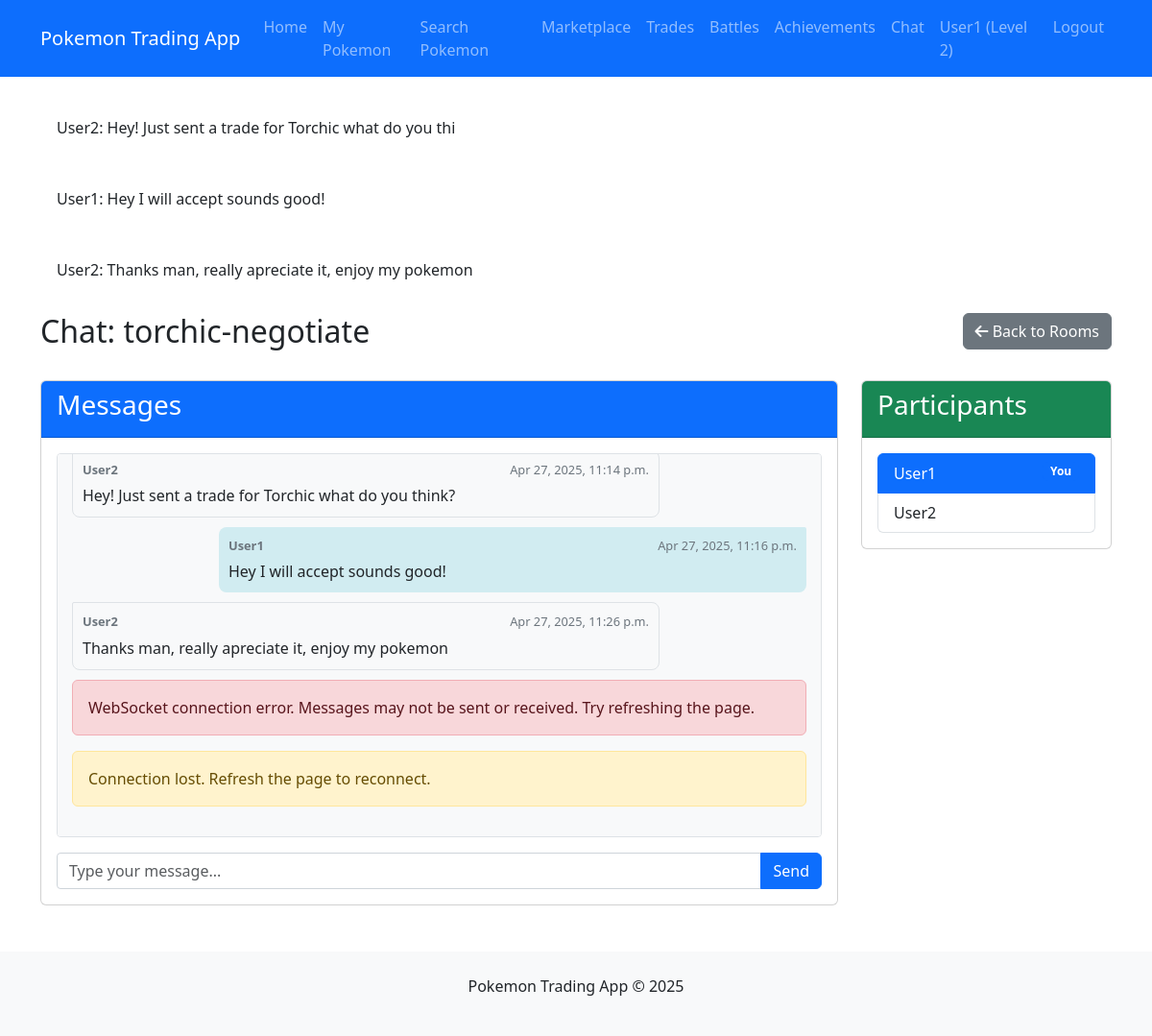
The page /chat/room/torchic-negotiate/ (signed in) on the database its author committed.
### accounts/models.py (models this page shows, shortened)
class Trainer(AbstractUser):
    email = models.EmailField(_('email address'), unique=True)
    profile_image = models.ImageField(
        upload_to='profile_images/',
        default='defaults/default_profile.png',
        null=True,
        blank=True
    )
    currency = models.IntegerField(default=1000)  # In-game currency
    experience_points = models.IntegerField(default=0)
    level = models.IntegerField(default=1)
    bio = models.TextField(max_length=500, blank=True)
    location = models.CharField(max_length=100, blank=True)
    favorite_type = models.CharField(max_length=50, blank=True)
    USERNAME_FIELD = 'email'
    REQUIRED_FIELDS = ['username']

### chat/models.py (models this page shows, shortened)
class ChatMessage(models.Model):
    room = models.ForeignKey(ChatRoom, on_delete=models.CASCADE, related_name='messages')
    sender = models.ForeignKey(Trainer, on_delete=models.CASCADE)
    content = models.TextField()
    timestamp = models.DateTimeField(auto_now_add=True)
    class Meta:
        ordering = ['timestamp']
    def __str__(self):
        return f"{self.sender.username}: {self.content[:50]}"

class ChatRoom(models.Model):
    name = models.CharField(max_length=100)
    participants = models.ManyToManyField(Trainer, related_name='chat_rooms')
    is_trade_room = models.BooleanField(default=False)
    created_at = models.DateTimeField(auto_now_add=True)

### chat/views.py (the view)
# urls.py: path('room/<str:room_name>/', views.room, name='room'),
@login_required
def room(request, room_name):
    safe_room_name = slugify(room_name)
    room, created = ChatRoom.objects.get_or_create(name=safe_room_name)
    if request.user not in room.participants.all():
        room.participants.add(request.user)
    messages_list = ChatMessage.objects.filter(room=room).order_by('timestamp')
    return render(request, 'chat/room.html', {
        'room': room,
        'messages': messages_list
    })

### templates/chat/room.html (shortened to what this page needs)
{% extends 'base.html' %}
{% block content %}
<div class="row mb-4">
    <div class="col-md-8">
        <h2>Chat: {{ room.name }}</h2>
    </div>
    <div class="col-md-4 text-end">
        <a href="{% url 'chat:room_list' %}" class="btn btn-secondary">
            <i class="fas fa-arrow-left"></i> Back to Rooms
        </a>
    </div>
</div>
<div class="row">
    <div class="col-md-9">
        <div class="card">
            <div class="card-header bg-primary text-white">
                <h3>Messages</h3>
            </div>
            <div class="card-body">
                <div class="chat-container" id="chat-messages">
                    {% for message in messages %}
                    <div class="message {% if message.sender == user %}message-sent{% else %}message-received{% endif %}">
                        <div class="message-info">
                            <span><strong>{{ message.sender.username }}</strong></span>
                            <span>{{ message.timestamp|date:"M d, Y, g:i a" }}</span>
                        </div>
                        <p class="mb-0">{{ message.content }}</p>
                    </div>
                    {% empty %}
                    <p class="text-center text-muted">No messages yet. Be the first to say something!</p>
                    {% endfor %}
                </div>
                <div class="mt-3">
                    <form id="chat-form">
                        <div class="input-group">
                            <input type="text" id="chat-message-input" class="form-control chat-input" placeholder="Type your message...">
                            <button class="btn btn-primary" type="submit" id="chat-message-submit">Send</button>
                        </div>
                    </form>
                </div>
            </div>
        </div>
    </div>
    <div class="col-md-3">
        <div class="card">
            <div class="card-header bg-success text-white">
                <h3>Participants</h3>
            </div>
            <div class="card-body">
                <ul class="list-group">
                    {% for participant in room.participants.all %}
                    <li class="list-group-item {% if participant == user %}active{% endif %}">
                        {{ participant.username }}
                        {% if participant == user %}
                        <span class="badge bg-primary float-end">You</span>
                        {% endif %}
                    </li>
                    {% endfor %}
                </ul>
            </div>
        </div>
    </div>
</div>
{% endblock %}

### templates/base.html (shortened to what this page needs)
{% load static %}
<!DOCTYPE html>
<html lang="en">
<head>
    <link href="https://cdn.jsdelivr.net/npm/bootstrap@5.3.0/dist/css/bootstrap.min.css" rel="stylesheet">
    <link rel="stylesheet" href="https://cdnjs.cloudflare.com/ajax/libs/font-awesome/6.0.0/css/all.min.css">
</head>
<body>
<nav class="navbar navbar-expand-lg navbar-dark bg-primary mb-4">
    <div class="container">
        <a class="navbar-brand" href="/">Pokemon Trading App</a>
        <div class="collapse navbar-collapse" id="navbarNav">
            <ul class="navbar-nav me-auto">
                <li class="nav-item">
                    <a class="nav-link" href="/">Home</a>
                </li>
                {% if user.is_authenticated %}
                <li class="nav-item">
                    <a class="nav-link" href="{% url 'pokemons:list' %}">My Pokemon</a>
                </li>
                <li class="nav-item">
                    <a class="nav-link" href="{% url 'pokemons:search' %}">Search Pokemon</a>
                </li>
                <li class="nav-item">
                    <a class="nav-link" href="{% url 'marketplace:list' %}">Marketplace</a>
                </li>
                <li class="nav-item">
                    <a class="nav-link" href="{% url 'trades:list' %}">Trades</a>
                </li>
                <li class="nav-item">
                    <a class="nav-link" href="{% url 'battles:list' %}">Battles</a>
                </li>
                <li class="nav-item">
                    <a class="nav-link" href="{% url 'achievements:list' %}">Achievements</a>
                </li>
                <li class="nav-item">
                    <a class="nav-link" href="{% url 'chat:room_list' %}">Chat</a>
                </li>
                {% endif %}
            </ul>
            <ul class="navbar-nav">
                {% if user.is_authenticated %}
                <li class="nav-item">
                    <a class="nav-link" href="{% url 'accounts:profile' %}">
                        {{ user.username }} (Level {{ user.level }})
                    </a>
                </li>
                <li class="nav-item">
                    <a class="nav-link" href="{% url 'accounts:logout' %}">Logout</a>
                </li>
                {% endif %}
            </ul>
        </div>
    </div>
</nav>
<div class="container">
    {% if messages %}
    {% for message in messages %}
    <div class="alert alert-{{ message.tags }}" role="alert">
        {{ message }}
    </div>
    {% endfor %}
    {% endif %}
    {% block content %}{% endblock %}
</div>
<footer class="bg-light py-4 mt-5">
    <div class="container text-center">
        <p>Pokemon Trading App &copy; {% now "Y" %}</p>
    </div>
</footer>
</body>
</html>

### templates/chat/room.html (style rules this page uses)
.chat-container { height: 400px; overflow-y: auto; border: 1px solid #dee2e6; border-radius: 0.25rem; padding: 15px; margin-bottom: 15px; background-color: #f8f9fa; }
.message { margin-bottom: 10px; padding: 10px; border-radius: 8px; }
.message-sent { background-color: #d1ecf1; margin-left: 20%; border-top-right-radius: 2px; }
.message-received { background-color: #f8f9fa; margin-right: 20%; border-top-left-radius: 2px; border: 1px solid #dee2e6; }
.message-info { display: flex; justify-content: space-between; font-size: 0.8rem; color: #6c757d; margin-bottom: 5px; }
.chat-input { border: 1px solid #ced4da; border-radius: 0.25rem; padding: 0.375rem 0.75rem; }

### rows shown on the page
Trainer: username "User1", level "2", shows "You"
ChatMessage: sender+content "User2: Hey! Just sent a trade for Torchic what do you thi", sender.username "User2", timestamp "Apr 27, 2025, 11:14 p.m.", content "Hey! Just sent a trade for Torchic what do you think?"
ChatMessage: sender+content "User1: Hey I will accept sounds good!", sender.username "User1", timestamp "Apr 27, 2025, 11:16 p.m.", content "Hey I will accept sounds good!"
ChatMessage: sender+content "User2: Thanks man, really apreciate it, enjoy my pokemon", sender.username "User2", timestamp "Apr 27, 2025, 11:26 p.m.", content "Thanks man, really apreciate it, enjoy my pokemon"
ChatRoom: name "torchic-negotiate"
Trainer: username "User2"
